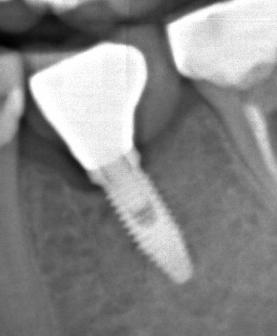
#> input picture app/main/tests/data/cropped_images/212-F-51_block_1.jpg, 277 x 336 px, found by its file name; its folder holds only this picture in this run
$ python plot_clahe.py
#> lines starting #> are read from the running program, lines starting #| are printed output that depends on the picture
#> further down, image is the input picture: PIL image 277x336 RGB; min 0, max 255, mean 134.5
import os
import cv2
import matplotlib.pyplot as plt
from PIL import Image, ImageOps
import numpy as np

original_images_dir = os.path.abspath(r"D:\Mestrado\ppgca_ia_consumer\app\main\tests\data\cropped_images")
original_images = sorted([f for f in os.listdir(original_images_dir) if os.path.isfile(os.path.join(original_images_dir, f))])

def clahe(image: Image.Image, clip_limit=16, tile_grid_size=(8, 8)) -> Image.Image:
    """
    Applies CLAHE (Contrast Limited Adaptive Histogram Equalization) to the input image.

    :param image: Input image in PIL format
    :param clip_limit: Threshold for contrast limiting (default 16)
    :param tile_grid_size: Size of grid for histogram equalization (default (8, 8))
    :return: Image with CLAHE applied in PIL format
    """
#> called with clip_limit = 16, tile_grid_size = (8, 8)
    image_cv = np.array(image)

    if len(image_cv.shape) == 3 and image_cv.shape[2] == 3:
        image_cv = cv2.cvtColor(image_cv, cv2.COLOR_RGB2GRAY)

    clahe = cv2.createCLAHE(clipLimit=10)
    cl1 = clahe.apply(image_cv)
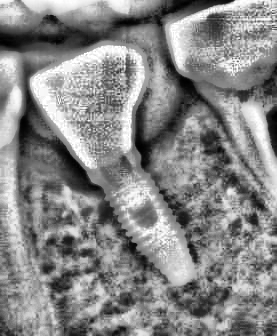
#> cl1: shape (336, 277); min 0, max 255, mean 134.1
    clahe_image_rgb = cv2.cvtColor(cl1, cv2.COLOR_GRAY2RGB)
    clahe_image_pil = Image.fromarray(clahe_image_rgb)

    return clahe_image_pil

for image_file in original_images:
    image_path = os.path.join(original_images_dir, image_file)

    image = Image.open(image_path)

    clahe_image = clahe(image, clip_limit=16, tile_grid_size=(8, 8))

    fig, ax = plt.subplots(1, 2, figsize=(10, 5))

    ax[0].imshow(image)
    ax[0].set_title("Original Image")
    ax[0].axis("off")

    ax[1].imshow(clahe_image)
    ax[1].set_title("CLAHE Image")
    ax[1].axis("off")

    plt.show()
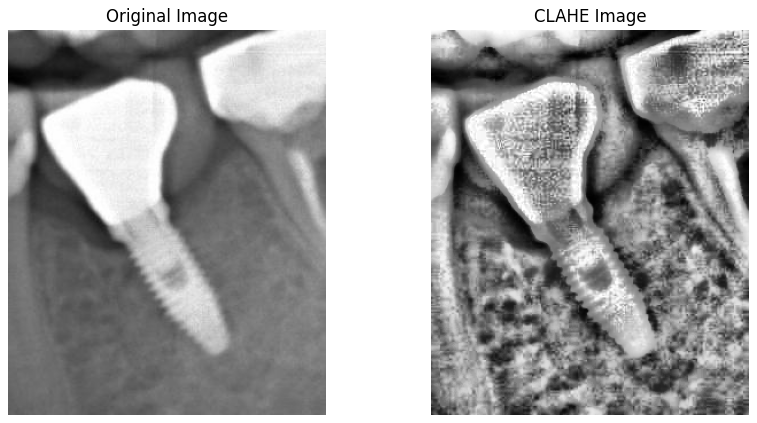
#> figure drawn by matplotlib, 2 panels

$ run again, on app/main/tests/data/cropped_images/97-F-70_block_0.jpg
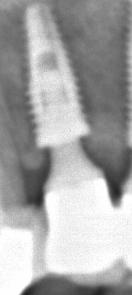
#> input picture app/main/tests/data/cropped_images/97-F-70_block_0.jpg, 132 x 295 px, found by its file name
#> image is the input picture: PIL image 132x295 RGB; min 31, max 255, mean 165.7
#> in clahe, `cl1 = clahe.apply(image_cv)`:
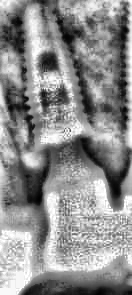
#> cl1: shape (295, 132); min 1, max 255, mean 140.9
#> `plt.show()`:
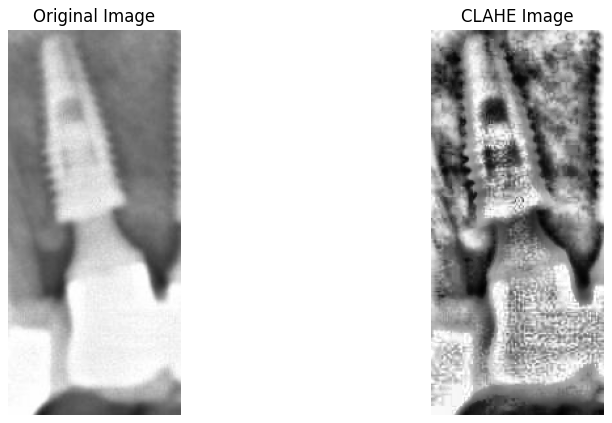
#> figure drawn by matplotlib, 2 panels
